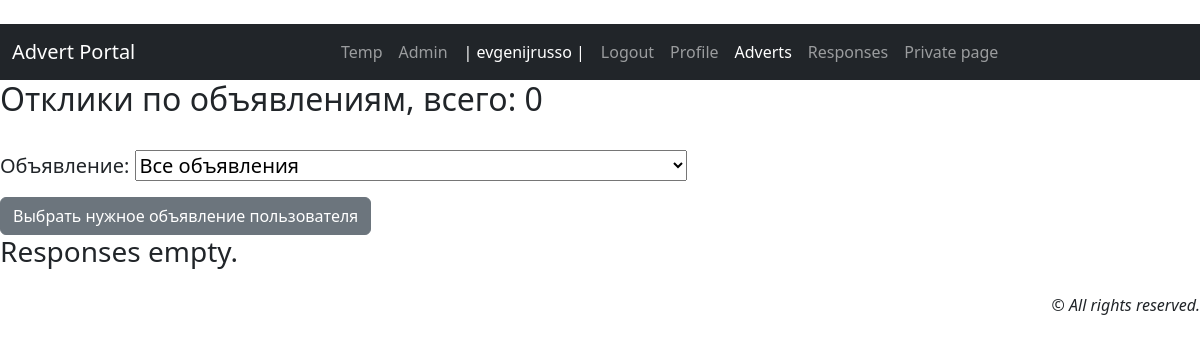
The app's page /callboard/responses/private (signed in), older data.
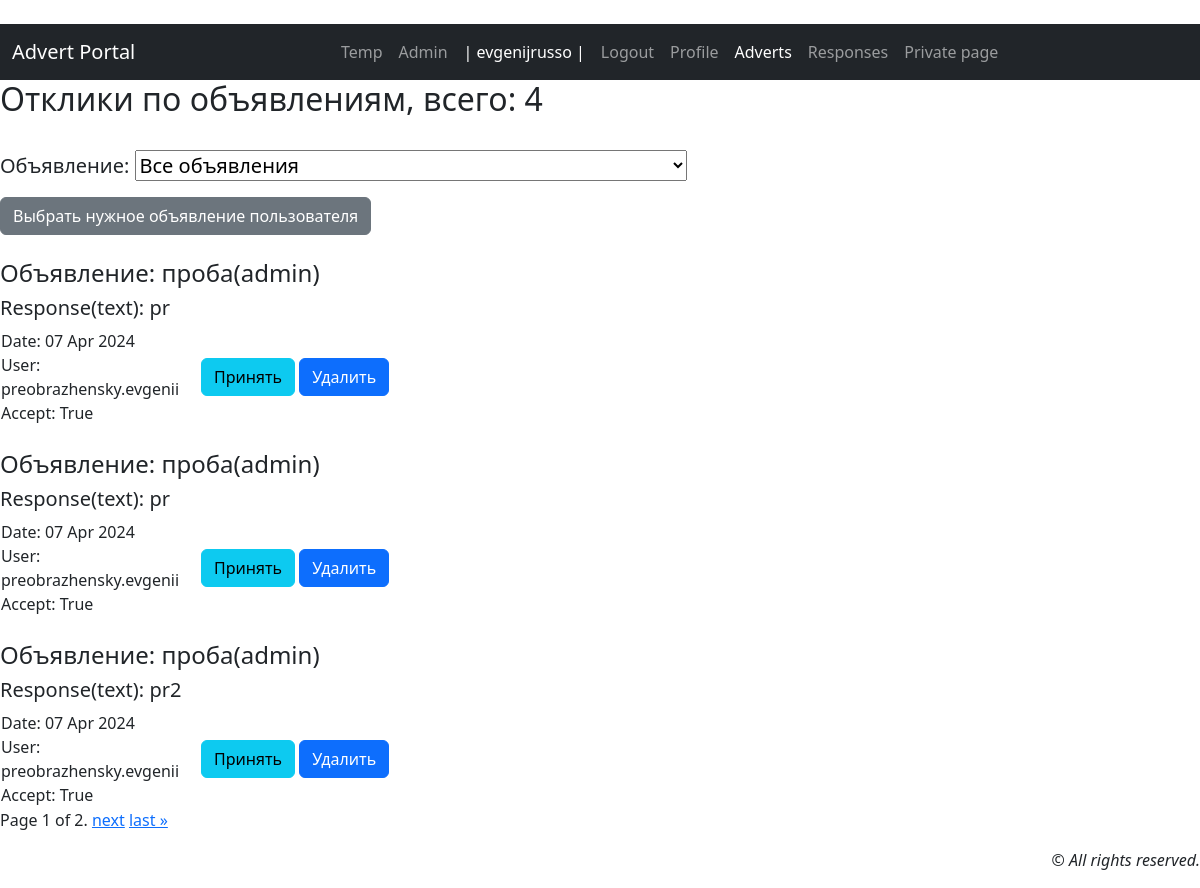
The same page, newer data.
### callboard/models.py (models this page shows, shortened)
class Response(models.Model):
    text = models.TextField(_('Reply text'))  # Текст ответа
    response_date = models.DateTimeField(auto_now_add=True, verbose_name=_('Date of response'))  # Дата ответа
    advert = models.ForeignKey(
        Advert,
        on_delete=models.CASCADE,
        verbose_name=_('Advert'),
        related_name='responses'
    )
    user = models.ForeignKey(
        User,
        on_delete=models.CASCADE,
        verbose_name='Author of the ad',
        related_name='responses'
    )
    accept = models.BooleanField(default=False, verbose_name='Accept')  # принимать пользователем объевления
    class Meta:
        verbose_name = _('Response')
        verbose_name_plural = _('Responses')
        ordering = ['-response_date']

class Advert(models.Model):
    user = models.ForeignKey(
        settings.AUTH_USER_MODEL, on_delete=models.PROTECT,
        verbose_name='Author of the ad', related_name='adverts',
    )
    category = models.CharField(_('Category'), max_length=20, choices=CATEGORY)
    title = models.CharField(_('Title'), max_length=100)
    content = models.TextField(_('Description'))  # Описание
    created = models.DateTimeField(auto_now_add=True, verbose_name='Created data')
    file = models.FileField("File", upload_to="files/", blank=True, null=True)
    def __str__(self):
        return f'{self.title}, {self.category}, {self.created}'
    class Meta:
        verbose_name = _('Advert')
        verbose_name_plural = _('Advert')
        ordering = ['-created']

class User(AbstractUser):
    code = models.CharField(max_length=15, blank=True, null=True, verbose_name=_('Code'))  # доп. поле для user

### callboard/views/response.py (the view)
# urls.py: path('callboard/responses/private', PrivateView.as_view(), name='private_response'),
class PrivateView(LoginRequiredMixin, ListView):
    model = Response
    ordering = '-response_date'
    template_name = 'callboard/private_response.html'
    context_object_name = 'responses'
    paginate_by = 3
    def get_queryset(self):
        queryset = Response.objects.filter(advert__user=self.request.user).order_by('response_date')
        self.filterset = ResponseFilter(self.request.GET, queryset=queryset,request=self.request.user)
        return self.filterset.qs
    def get_context_data(self, *, object_list=None, **kwargs):
        context = super().get_context_data(**kwargs)
        context['filterset'] = self.filterset
        page = context['page_obj']
        context['paginator_range'] = page.paginator.get_elided_page_range(
            page.number, on_each_side=1, on_ends=1)
        return context

### callboard/templates/callboard/private_response.html (shortened to what this page needs)
{% extends 'default.html' %}
{% load i18n %}
{% block content %}
    <h2>Отклики по объявлениям, всего: {{ page_obj.paginator.count }}</h2>
    <br>
    <form action="" method="get">
        <h5>{{ filterset.form.as_p }}</h5>
        <button class="btn btn-secondary" type="submit">Выбрать нужное объявление пользователя</button>
    </form>
            {% for response in page_obj %}
            <br>
            <h4><a class="nav-link" href="/callboard/{{ response.advert.id }}"> Объявление: {{ response.advert.title}}</a></h4>
            <h5>Response(text): {{ response.text }}</h5>
            <table width="100%">
                <tr>
                    <td width="200">
                        <div>Date: {{ response.response_date|date:'d M Y' }}</div>
                        <div>User: {{ response.user }}</div>
                        <div>Accept: {{ response.accept }}</div>
                    </td>
                    <td align="left">
                        {% if response.accepted %}
                        <p>Отклик принят</p>
                        {% else %}
                        <form action="" method="post">
                            <a style="text-decoration: none" href="{% url 'accept_response' response.id %}">
                                <input id="acceptButton" class="btn btn-info" type="button" value="Принять" />
                            </a>
                            <a style="text-decoration: none" href="/callboard/responses/delete/{{ response.pk }}">
                                <input id="deleteButton" class="btn btn-primary"
                                       type="button" value="Удалить" />
                            </a>
                        </form>
                        {% endif %}
                    </td>
                </tr>
            </table>
    {% empty %}
        <h3>Responses empty.</h3>
    {% endfor %}
{% endblock content %}

### templates/default.html (shortened to what this page needs)
{% load django_bootstrap5 %}
{% load i18n %}
{% load static %}
{{ '<' }}{{ '!DOCTYPE html>' }}
<html lang="en">
<head>
    {% bootstrap_css %}
     <link rel="stylesheet" type="text/css" href="{% static 'callboard/css/styles.css' %}">
</head>
<body class="contaiter-fluid">
    <nav class="navbar navbar-expand-lg navbar-dark bg-dark">
      <div class="container-fluid">
           <a class="navbar-brand" href="#">Advert Portal</a>
       <div class="collapse navbar-collapse justify-content-center" id="navbarNav">
              <ul class="navbar-nav mb-2 mb-lg-0">
                 <li class="nav-item active"><a class="nav-link" aria-current="page" href="../">Temp</a></li>
                 <li class="nav-item"><a class="nav-link" href="/admin/">Admin</a></li>
                 <li class="nav-item">{% if user.is_authenticated %}<a class="nav-link active">| {{ request.user.username }} |</a>{% endif %}</li>
                 <li class="nav-item">{% if user.is_authenticated %}<a class="nav-link" href='{% url "account_logout" %}'>{% trans "Logout" %}</a>{% endif %}</li>
                 <li class="nav-item">{% if user.is_authenticated %}<a class="nav-link" href='{% url "profile" %}'>{% trans "Profile" %}</a>{% endif %}</li>
                 <li class="nav-item"><a class="nav-link active" href='{% url "advert_list" %}'>{% translate "Adverts" %}</a></li>
                 <li class="nav-item"><a class="nav-link" href='{% url "response_list" %}'>{% translate "Responses" %}</a></li>
                 <li class="nav-item"><a class="nav-link" href='{% url "private_response" %}'>{% translate "Private page" %}</a></li>
              </ul>
         </div>
      </div>
    </nav>
    {% block content %}
    {% endblock content %}
<div class="pagination">
{% if is_paginated %}
   <span>
       <span class="current">
         Page {{ page_obj.number }} of {{ page_obj.paginator.num_pages }}.
      </span>
       {% if page_obj.has_next %}
            <a href="?page={{ page_obj.next_page_number }}">next</a>
            <a href="?page={{ page_obj.paginator.num_pages }}">last &raquo;</a>
       {% endif %}
   </span>
{% endif %}
</div>
<footer class="mt-3"><p class="text-end fst-italic">&copy; All rights reserved.</p></footer>
</body>
</html>

Row changes from the older to the newer data that the page shows:
added Response: advert "проба(admin)", text "pr", response_date "07 Apr 2024", user "preobrazhensky.evgenii", accept "True"
added Response: advert "проба(admin)", text "pr", response_date "07 Apr 2024", user "preobrazhensky.evgenii", accept "True"
added Response: advert "проба(admin)", text "pr2", response_date "07 Apr 2024", user "preobrazhensky.evgenii", accept "True"
Text that changed along with them:
{{ page_obj.paginator.count }}: "0" → "4"
{{ page_obj.number }}: (not shown) → "1"
{{ page_obj.paginator.num_pages }}: (not shown) → "2"
text no longer shown: "Responses empty."
text now shown: "Page of . next last »"
